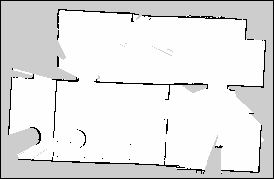
#> input picture map_images/default.png, 274 x 179 px
$ python map2.py   (Python 2 division)
#> lines starting #> are read from the running program, lines starting #| are printed output that depends on the picture; after the words box and inside, x2 and y2 are one past the last pixel; in counts of white or black regions, pixels touching at a corner belong together
import math
import time
import random
import cv2
import sys
import numpy as np
import os
import scipy

target_imsize = (224, 224)
verbose = 1 # 0 or 1 or 2

env = 'default'
map_path = '../map_images/' + env + '.png'

# direction information
n_dirs = 8 # number of possible directions to move on the map
dx = [1, 1, 0, -1, -1, -1, 0, 1]
dy = [0, 1, 1, 1, 0, -1, -1, -1]
avoid_relative_dirs = np.array([1, 7, 2, 6, 3, 5, 4])
curr_dir = 0 # i.e., dx=1 and dy=0

# load map information
im_map = cv2.imread( map_path)
#> im_map is the input picture: shape (179, 274, 3); min 0, max 254, mean 227.2
im_map[ im_map > 100 ] = 255 # change gray to white
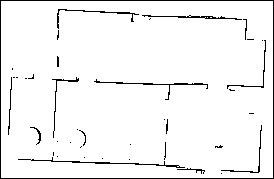
#> im_map: shape (179, 274, 3); 95.4% white; black in thin lines or dots
n = im_map.shape[ 1 ] # horizontal size of the map
#> n = 274
m = im_map.shape[ 0 ] # vertical size of the map
#> m = 179
the_map = []
the_map_pathlog = []
the_map_expand = []
row = [0] * n
#> row = 274 values from 0 to 0
row2 = [0] * n
#> row2 = 274 values from 0 to 0
row3 = [0] * n
#> row3 = 274 values from 0 to 0
for i in range(m): # create empty map
    the_map.append(list(row))
    the_map_pathlog.append(list(row2))
    the_map_expand.append(list(row3))

# set timeout
max_move_count = int(1e+6)

################################
# set start and goal locations #
################################
while True:
    xA = random.randint(0,n-1)
    yA = random.randint(0,m-1)
    xB = random.randint(0,n-1)
    yB = random.randint(0,m-1)
    if (im_map[ yA ][ xA ][ 0 ] > 100) and (im_map[ yB ][ xB ][ 0 ] > 100):
        break
start = (xA, yA)
#> start = (197, 107)
goal  = (xB, yB)
#> goal = (20, 66)

route_final = []
    ##################
    # expand the map #
    ##################
im_map_expand = cv2.erode( im_map, np.ones((2,2),np.uint8), 1 )
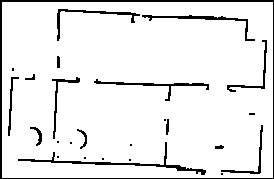
#> im_map_expand: shape (179, 274, 3); 92% white; 26 black regions (11 under 20 px), largest, box (x1, y1, x2, y2) and area: (0, 0, 274, 179) 1350, (18, 142, 206, 175) 547, (142, 15, 255, 41) 349

ret, the_map = cv2.threshold( im_map, 100, 1, cv2.THRESH_BINARY_INV )
#> the_map: shape (179, 274, 3); values 0 (black) and 1 (white), 4.6% white in thin lines or dots
the_map = the_map[:, :, 0]
ret, the_map_expand = cv2.threshold( im_map_expand, 100, 1, cv2.THRESH_BINARY_INV )
the_map_expand = the_map_expand[:, :, 0]

    ###############
    # convert img #
    ###############
orig_map = np.zeros( (4, m, n), dtype=np.float32 )
orig_map[0] = np.array(the_map) #/ 255.
orig_map[1][yA][xA] = 1 #/ 255.
orig_map[2][yB][xB] = 1 #/ 255.
orig_map[3] = np.array(the_map_pathlog)
orig_map = orig_map.transpose((1,2,0))

sx = xA; sy = yA; gx = xB; gy = yB
mx = (sx + gx) / 2.
my = (sy + gy) / 2.
dx_ = max( mx, orig_map.shape[ 1 ] - mx )
dy_ = max( my, orig_map.shape[ 0 ] - my )
im2 = np.zeros( (int(dy_ * 2), int(dx_ * 2), orig_map.shape[ 2 ]), dtype=np.float32 )
im2[ int(dy_-my):int(dy_-my)+orig_map.shape[ 0 ] , int(dx_-mx):int(dx_-mx)+orig_map.shape[ 1 ] ] = orig_map
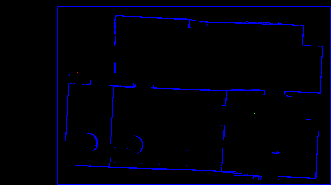
#> im2: shape (185, 331, 4) float32; mean of channels 0, 1, 2, 3 0.037, 1.63e-05, 1.63e-05, 0; drawn as B, G, R
im2[ im2 == 1 ] = 2
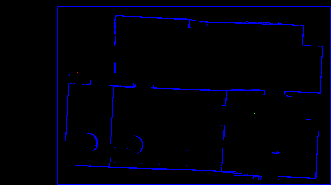
#> im2: shape (185, 331, 4) float32; 3.71% of pixels changed, all inside (x1, y1, x2, y2) = (57, 6, 331, 185); drawn with min black and max white
if gx == sx:
    if gy > sy:
        theta = 90
    else:
        theta = 270
else:
    theta = math.atan( float(gy-sy) / float(gx-sx) ) * 180 / math.pi
    if gx-sx < 0:
        theta = theta + 180
im2 = scipy.ndimage.interpolation.rotate( im2, 90+theta )
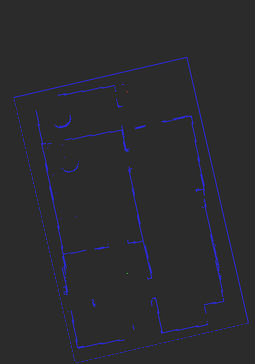
#> im2: shape (364, 255, 4) float32; mean of channels 0, 1, 2, 3 0.0439, 2.15e-05, 2.15e-05, 0; drawn with min black and max white
im2 = im2.transpose( (2,0,1) )
L = int(np.sqrt( (gx-sx)*(gx-sx) + (gy-sy)*(gy-sy) ))
im2 = [im2[0], im2[3]]
im3 = np.zeros( (target_imsize[0], target_imsize[1], 6), dtype=np.uint8 )
im3 = im3.transpose( (2,0,1) )
l = (L+4, 4*L, 8*L)
for n_ in range(2):
    for i in range(3):
        im2_ = np.zeros( (l[ i ], l[ i ]), dtype=np.uint8 )
        y1 = max( 0,  (im2[ n_ ].shape[0]-l[i])/2 )
        y2 = max( 0, -(im2[ n_ ].shape[0]-l[i])/2 )
        x1 = max( 0,  (im2[ n_ ].shape[1]-l[i])/2 )
        x2 = max( 0, -(im2[ n_ ].shape[1]-l[i])/2 )
        dy_ = min( l[i], im2[ n_ ].shape[ 0 ] )
        dx_ = min( l[i], im2[ n_ ].shape[ 1 ] )
        im2_[ y2:y2+dy_, x2:x2+dx_ ] = im2[ n_ ][ y1:y1+dy_, x1:x1+dx_ ]
        im3[ i + n_ * 3 ] = cv2.resize( im2_, im3[ i + n_ * 3 ].shape, interpolation = cv2.INTER_AREA )
        t = time.time()
#> im2_: shape (1448, 1448); every value is 0
im3 = im3 * 0.5
im3[(im3 > 0)*(im3 <= 1)] = 1
